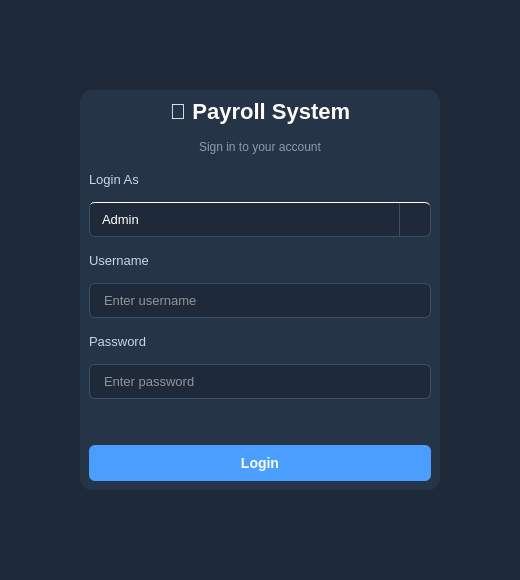
<?xml version="1.0" encoding="UTF-8"?>
<ui version="4.0">
 <class>LoginWindow</class>
 <widget class="QMainWindow" name="LoginWindow">
  <property name="geometry">
   <rect>
    <x>0</x>
    <y>0</y>
    <width>520</width>
    <height>580</height>
   </rect>
  </property>
  <property name="windowTitle">
   <string>Payroll System – Login</string>
  </property>
  <property name="styleSheet">
   <string>
    QMainWindow { background-color: #1e2a3a; }
    QWidget#centralwidget { background-color: #1e2a3a; }
    QFrame#card { background-color: #253447; border-radius: 12px; }
    QLabel#title { color: #ffffff; font-size: 22px; font-weight: bold; }
    QLabel#subtitle { color: #8a9bb0; font-size: 12px; }
    QLabel { color: #c8d6e5; font-size: 13px; }
    QLineEdit {
      background-color: #1e2a3a; border: 1px solid #3a4f66;
      border-radius: 6px; padding: 8px 36px 8px 12px;
      color: #ffffff; font-size: 13px;
    }
    QLineEdit:focus { border: 1px solid #4a9eff; }
    QPushButton#btnLogin {
      background-color: #4a9eff; color: #ffffff; border: none;
      border-radius: 6px; font-size: 14px; font-weight: bold; padding: 10px;
    }
    QPushButton#btnLogin:hover   { background-color: #3a8ef0; }
    QPushButton#btnLogin:pressed { background-color: #2a7ee0; }
    QLabel#errorLabel { color: #ff5f5f; font-size: 12px; }
    QComboBox {
      background-color: #1e2a3a; border: 1px solid #3a4f66;
      border-radius: 6px; padding: 8px 12px 8px 12px;
      color: #ffffff; font-size: 13px;
    }
    QComboBox::drop-down {
      subcontrol-origin: padding;
      subcontrol-position: top right;
      width: 30px;
      border-left: 1px solid #3a4f66;
      border-top-right-radius: 6px;
      border-bottom-right-radius: 6px;
    }
    QComboBox::down-arrow {
      image: none;
      width: 0; height: 0;
      border-left: 5px solid transparent;
      border-right: 5px solid transparent;
      border-top: 6px solid #8a9bb0;
    }
    QComboBox:hover::down-arrow  { border-top-color: #ffffff; }
    QComboBox QAbstractItemView {
      background-color: #253447; color: #ffffff;
      selection-background-color: #4a9eff;
      border: 1px solid #3a4f66; border-radius: 4px;
      padding: 4px;
    }
   </string>
  </property>
  <widget class="QWidget" name="centralwidget">
   <widget class="QFrame" name="card">
    <property name="geometry">
     <rect>
      <x>80</x>
      <y>90</y>
      <width>360</width>
      <height>400</height>
     </rect>
    </property>
    <property name="frameShape">
     <enum>QFrame::StyledPanel</enum>
    </property>
    <layout class="QVBoxLayout" name="cardLayout">
     <property name="spacing">
      <number>14</number>
     </property>
     <property name="contentsMargins" stdset="0">
      <number>36</number>
     </property>
     <item>
      <widget class="QLabel" name="title">
       <property name="text">
        <string>💼 Payroll System</string>
       </property>
       <property name="alignment">
        <set>Qt::AlignCenter</set>
       </property>
      </widget>
     </item>
     <item>
      <widget class="QLabel" name="subtitle">
       <property name="text">
        <string>Sign in to your account</string>
       </property>
       <property name="alignment">
        <set>Qt::AlignCenter</set>
       </property>
      </widget>
     </item>
     <item>
      <widget class="QLabel" name="lblRole">
       <property name="text">
        <string>Login As</string>
       </property>
      </widget>
     </item>
     <item>
      <widget class="QComboBox" name="cmbRole">
       <item>
        <property name="text">
         <string>Admin</string>
        </property>
       </item>
       <item>
        <property name="text">
         <string>Employee</string>
        </property>
       </item>
      </widget>
     </item>
     <item>
      <widget class="QLabel" name="lblUser">
       <property name="text">
        <string>Username</string>
       </property>
      </widget>
     </item>
     <item>
      <widget class="QLineEdit" name="txtUsername">
       <property name="placeholderText">
        <string>Enter username</string>
       </property>
      </widget>
     </item>
     <item>
      <widget class="QLabel" name="lblPass">
       <property name="text">
        <string>Password</string>
       </property>
      </widget>
     </item>
     <item>
      <widget class="QLineEdit" name="txtPassword">
       <property name="echoMode">
        <enum>QLineEdit::Password</enum>
       </property>
       <property name="placeholderText">
        <string>Enter password</string>
       </property>
      </widget>
     </item>
     <item>
      <widget class="QLabel" name="errorLabel">
       <property name="text">
        <string/>
       </property>
       <property name="alignment">
        <set>Qt::AlignCenter</set>
       </property>
      </widget>
     </item>
     <item>
      <widget class="QPushButton" name="btnLogin">
       <property name="text">
        <string>Login</string>
       </property>
      </widget>
     </item>
    </layout>
   </widget>
  </widget>
 </widget>
 <resources/>
 <connections/>
</ui>
